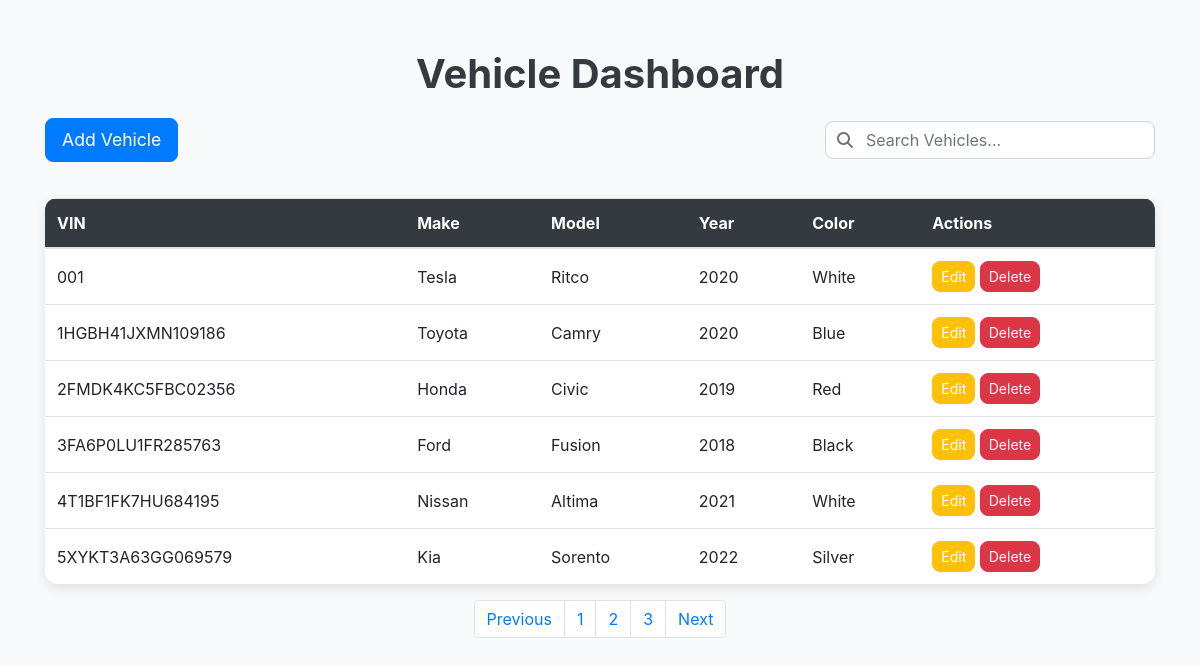
Screenshot of /transport/vehicles/ (signed in) with the database file from the repository.
### transport/models.py (models this page shows, shortened)
class Vehicle(models.Model):
    VIN = models.CharField(max_length=17, unique=True)
    make = models.CharField(max_length=50)
    model = models.CharField(max_length=50)
    year = models.PositiveIntegerField()
    color = models.CharField(max_length=30)
    capacity = models.PositiveBigIntegerField(default=5)
    driver = models.ForeignKey(Driver, on_delete=models.SET_NULL, null=True, blank=True)
    status = models.CharField(max_length=20,choices=[('Active', 'active'),('inactive', 'Inactive')])

### transport/views.py (the view)
# urls.py: path('vehicles/', vehicle_list, name='vehicle_list'),
@login_required
def vehicle_list(request):
    vehicles = Vehicle.objects.all()
    vehicle_names = [vehicle.make for vehicle in vehicles]
    vehicle_data = [vehicle.capacity for vehicle in vehicles]
    return render(request, 'transport/vehicle_list.html', {'vehicles': vehicles, 'vehicle_name':vehicle_names, 'vehicle_data':vehicle_data})

### transport/templates/transport/vehicle_list.html (shortened to what this page needs)
<!DOCTYPE html>
<html lang="en">
<head>
    <link rel="stylesheet" href="https://maxcdn.bootstrapcdn.com/bootstrap/4.5.2/css/bootstrap.min.css">
</head>
<body>
    <div class="container">
        <h1 class="text-center">Vehicle Dashboard</h1>
        <div class="d-flex justify-content-between align-items-center">
            <a href="{% url 'transport:add_vehicle' %}" class="btn btn-primary">Add Vehicle</a>
            <div class="search-bar">
                <span class="search-icon"><i class="fas fa-search"></i></span>
                <input type="text" class="form-control" placeholder="Search Vehicles...">
            </div>
        </div>
        <table class="table table-hover mt-3">
            <thead>
                <tr>
                    <th>VIN</th>
                    <th>Make</th>
                    <th>Model</th>
                    <th>Year</th>
                    <th>Color</th>
                    <th>Actions</th>
                </tr>
            </thead>
            <tbody>
                {% for vehicle in vehicles %}
                <tr>
                    <td>{{ vehicle.VIN }}</td>
                    <td>{{ vehicle.make }}</td>
                    <td>{{ vehicle.model }}</td>
                    <td>{{ vehicle.year }}</td>
                    <td>{{ vehicle.color }}</td>
                    <td>
                        <a href="{% url 'transport:edit_vehicle' vehicle.id %}" class="btn btn-warning btn-sm">Edit</a>
                        <a href="{% url 'transport:delete_vehicle' vehicle.id %}" class="btn btn-danger btn-sm">Delete</a>
                    </td>
                </tr>
                {% endfor %}
            </tbody>
        </table>
        <nav aria-label="Page navigation">
            <ul class="pagination">
                <li class="page-item"><a class="page-link" href="#">Previous</a></li>
                <li class="page-item"><a class="page-link" href="#">1</a></li>
                <li class="page-item"><a class="page-link" href="#">2</a></li>
                <li class="page-item"><a class="page-link" href="#">3</a></li>
                <li class="page-item"><a class="page-link" href="#">Next</a></li>
            </ul>
        </nav>
    </div>
</body>
</html>

### transport/templates/transport/vehicle_list.html (style rules this page uses)
body { background-color: #f8f9fa; }
.container { margin-top: 50px; }
h1 { font-size: 2.5rem; font-weight: bold; color: #343a40; margin-bottom: 20px; }
.btn-primary { font-size: 1.1rem; padding: 8px 16px; border-radius: 8px; margin-bottom: 20px; }
.table { background: #fff; border-radius: 12px; overflow: hidden; box-shadow: 0px 4px 12px rgba(0, 0, 0, 0.1); }
.table thead { background-color: #343a40; color: #ffffff; }
.table tbody tr td { vertical-align: middle; font-size: 1rem; }
.btn { border-radius: 8px; }
.btn-warning, .btn-danger { color: #fff; }
.search-bar { position: relative; margin-bottom: 20px; }
.search-bar input { width: 100%; padding: 12px 40px; border-radius: 8px; border: 1px solid #ced4da; font-size: 1rem; }
.search-bar .search-icon { position: absolute; top: 50%; left: 12px; transform: translateY(-50%); color: #6c757d; }
.pagination { justify-content: center; }

### rows the page displays
Vehicle: VIN "001", make "Tesla", model "Ritco", year "2020", color "White"
Vehicle: VIN "1HGBH41JXMN109186", make "Toyota", model "Camry", year "2020", color "Blue"
Vehicle: VIN "2FMDK4KC5FBC02356", make "Honda", model "Civic", year "2019", color "Red"
Vehicle: VIN "3FA6P0LU1FR285763", make "Ford", model "Fusion", year "2018", color "Black"
Vehicle: VIN "4T1BF1FK7HU684195", make "Nissan", model "Altima", year "2021", color "White"
Vehicle: VIN "5XYKT3A63GG069579", make "Kia", model "Sorento", year "2022", color "Silver"
